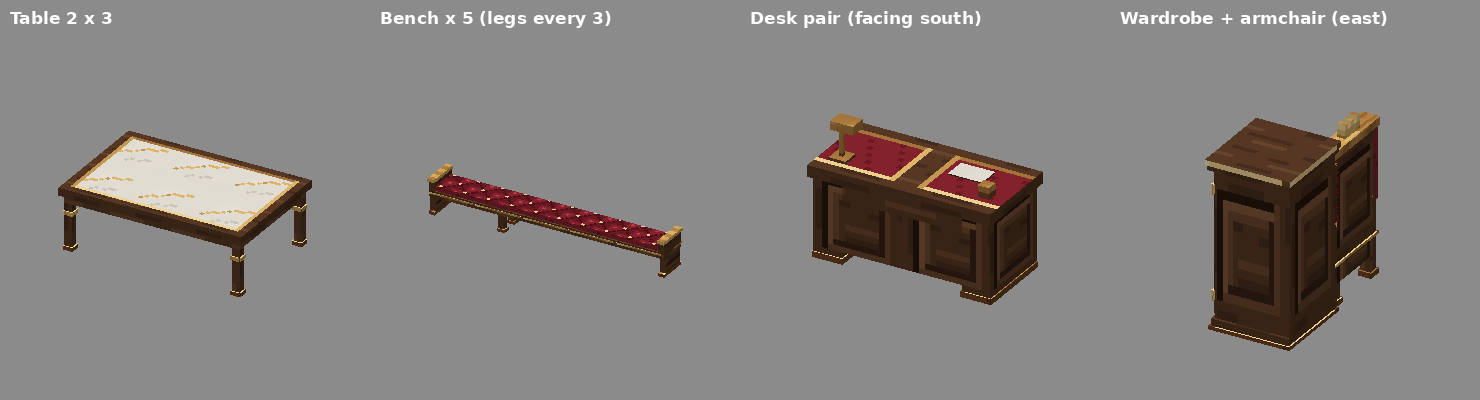

Source code (Python):
# Vérification : rendu des blocs installés à partir des états et modèles JSON (scènes raccordées)
import sys, json, copy; sys.path.insert(0, '/home/claude/travail/lot9')
import numpy as np
from PIL import Image, ImageDraw, ImageFont
from proj import rendre
AS = '/home/claude/airain-mod-create-integration/src/main/resources/assets/'
TX = {}
def tex(ref):
    ns, p = ref.split(':')
    if ref not in TX: TX[ref] = np.array(Image.open(AS + ns + '/textures/' + p + '.png').convert('RGBA').crop((0, 0, 16, 16)))
    return ref
def modele(nom):
    j = json.load(open(AS + 'airain/models/' + nom.split(':')[1] + '.json'))
    el = copy.deepcopy(j.get('elements', []))
    for e in el:
        for f in e['faces'].values(): f['texture'] = '#' + tex(j['textures'][f['texture'].lstrip('#')])
    return el
ROT = {'north': 'east', 'east': 'south', 'south': 'west', 'west': 'north'}
def tourne(el, y):
    for _ in range(y // 90):
        for e in el:
            (x1, y1, z1), (x2, y2, z2) = e['from'], e['to']
            e['from'], e['to'] = [16 - z2, y1, x1], [16 - z1, y2, x2]
            e['faces'] = {ROT.get(k, k): v for k, v in e['faces'].items()}
    return el
def bloc(nom, etat):
    bs = json.load(open(AS + 'airain/blockstates/' + nom + '.json')); el = []
    if 'variants' in bs:
        for k, v in bs['variants'].items():
            if dict(p.split('=') for p in k.split(',')) == etat: el += tourne(modele(v['model']), v.get('y', 0))
    else:
        for p in bs['multipart']:
            if all(etat.get(a) == b for a, b in p['when'].items()): el += tourne(modele(p['apply']['model']), p['apply'].get('y', 0))
    return el
def scene(blocs, sc, ang=(28, 150), N=360, dx=0, dy=0, dz=0):
    el = []
    for (x, y, z), nom, etat in blocs:
        for e in bloc(nom, etat):
            e['from'] = [e['from'][0] + 16 * x + dx, e['from'][1] + 16 * y + dy, e['from'][2] + 16 * z + dz]
            e['to'] = [e['to'][0] + 16 * x + dx, e['to'][1] + 16 * y + dy, e['to'][2] + 16 * z + dz]
            el.append(e)
    return rendre(el, TX, {'vue': list(ang), 'scale': [sc] * 3}, N)
def T(n, e, s, w): return dict(north=n, east=e, south=s, west=w)
tf, tt = 'false', 'true'
S = []
S.append(('Table 2 x 3', scene([((x, 0, z), 'imperial_table', T(tf if z == 0 else tt, tt if x < 2 else tf, tt if z == 0 else tf, tt if x > 0 else tf)) for x in range(3) for z in range(2)], .22, dx=-16, dz=-8)))
S.append(('Bench x 5 (legs every 3)', scene([((x, 0, 0), 'imperial_bench', dict(facing='north', left=tt if x > 0 else tf, right=tt if x < 4 else tf, legs=tt if 0 < x < 4 and x % 3 == 0 else tf)) for x in range(5)], .17, dx=-32)))
S.append(('Desk pair (facing south)', scene([((0, 0, 0), 'imperial_desk', dict(facing='south', part='right')), ((1, 0, 0), 'imperial_desk', dict(facing='south', part='left'))], .33, dx=-8)))
S.append(('Wardrobe + armchair (east)', scene([((0, 0, 0), 'imperial_wardrobe', dict(facing='east', half='lower')), ((0, 0, 1), 'command_armchair', dict(facing='east', half='lower'))], .3, dy=-8, dz=-8)))
W = Image.new('RGBA', (4 * 370, 400), (139, 139, 139, 255)); d = ImageDraw.Draw(W); F = ImageFont.truetype('/usr/share/fonts/truetype/dejavu/DejaVuSans-Bold.ttf', 17)
for i, (n, im) in enumerate(S): W.alpha_composite(im, (i * 370 + 5, 35)); d.text((i * 370 + 10, 8), n, font=F, fill=(255, 255, 255))
W.save('/tmp/mob/verif.png')
